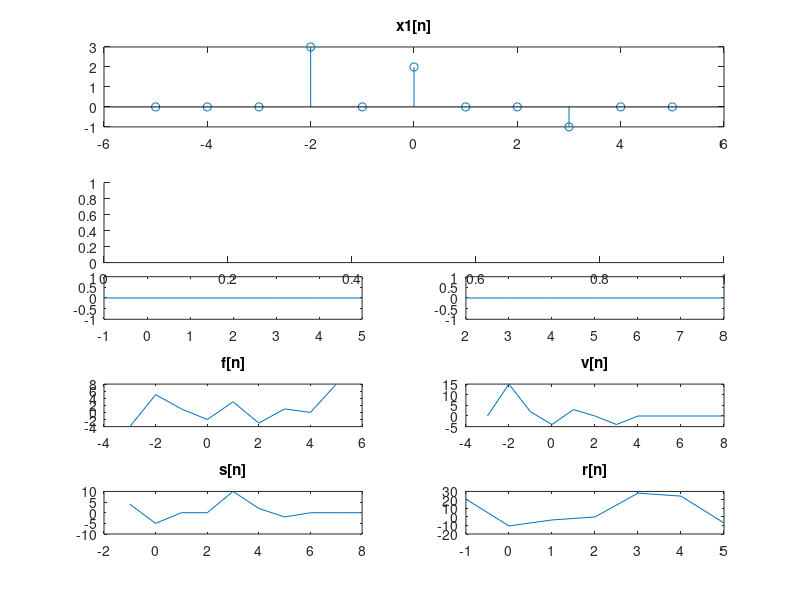

Recreate this plot in MATLAB. (Note: this script raises an error after producing the figure.)
%%Chapter  1
%Question1
n_1=-3:3;
x=[-4, 5, 1, -2, -3, 0, 2];
subplot(5,2,1);
plot(n_1,x);
title("x[n]");

n_2=-1:5;
y=[6,-3,-1,0,8,7,-2];
subplot(5,2,2);
plot(n_2,y);
title("y[n]");

n_3=2:8;
w=[3,2,2,-1,0,-2,5];
subplot(5,2,3);
plot(n_3,w);
title("w[n]");

c=[0,0,2,0,-3,-2,1];
subplot(5,2,4);
plot(n_1,c);
title("c[n]");

d=[0,0,0,0,0,0,0];
subplot(5,2,5);
plot(n_2,d);
title("d[n]");

w=[0,0,0,0,0,0,0];
subplot(5,2,6);
plot(n_3,w);
title("w[n]");

n_f=-3:5;
f=[-4,5,1,-2,3,-3,1,0,8];
subplot(5,2,7);
plot(n_f,f);
title("f[n]");

n_v=-3:8;
v=[0,15,2,-4,3,0,-4,0,0,0,0,0];
subplot(5,2,8);
plot(n_v,v);
title("v[n]");

n_s=-1:8;
s=[4,-5,0,0,10,2,-2,0,0,0];
subplot(5,2,9);
plot(n_s,s);
title("s[n]");

n_r=-1:5;
y=[6,-3,-1,0,8,7,-2];
subplot(5,2,10);
plot(n_2,3.5*y);
title("r[n]");

%Question2

%Question 3
n_1=-3:3;
x=[-4, 5, 1, -2, -3, 0, 2];
E_x=sum(abs(x).^2)

n_2=-1:5;
y=[6,-3,-1,0,8,7,-2];
E_y=sum(abs(y).^2)

n_3=2:8;
w=[3,2,2,-1,0,-2,5];
E_w=sum(abs(w).^2)

%Question 4
clc;
clear all;
close all;

n=-5:5;
x_1=3*((n+2)==0)+2*((n-0)==0)-((n-3)==0)+5*((n-7)==0);
subplot(4,1,1);
stem(n,x_1);
title("x1[n]");

k=-5:5;
x_2=sum(exp(abs(k)).*((n-2*k)==0));
subplot(4,1,2);
stem(k,x_2);
title("x2[n]");


x_3=(10*(n>=0))-(5*((n-5)>=0))-(10*((n-10)>=0))+(5*((n-15)>=0));
subplot(4,1,3);
stem(n,x_3);
title("x3[n]");

x_4= (exp(0.1*n)).* ((20*((n+20)>=0))-(((n-10)>=0)));
subplot(4,1,4);
stem(n,x_4);
title("x4[n]");






